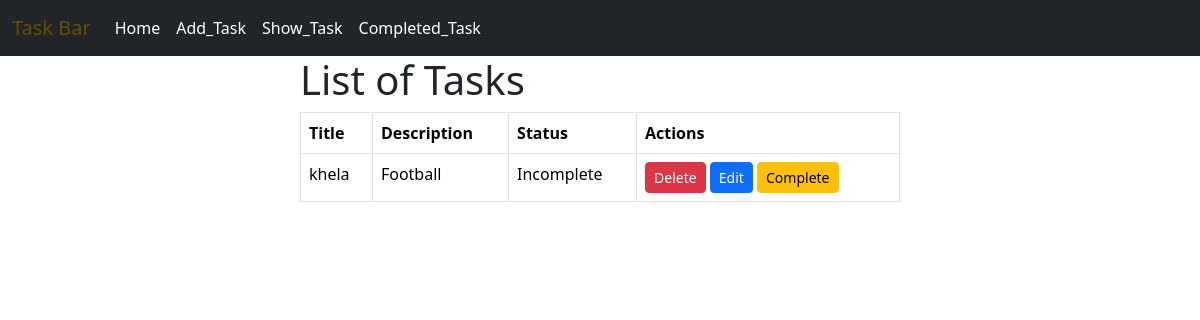
Page /show_tasks/ on the committed database.
### to_do/models.py (models this page shows)
class TaskModel(models.Model):
    taskTitle = models.CharField(max_length=300)
    taskDescription = models.TextField()
    is_completed = models.BooleanField(default=False)

### to_do/views.py (the view)
# urls.py: path('show_tasks/', show_tasks, name='show_tasks'),
def show_tasks(request):
    tasks = TaskModel.objects.filter(is_completed=False)
    return render(request, 'show_tasks.html', {'tasks': tasks})

### to_do/templates/show_tasks.html
{% extends 'base.html' %}
{% block content %}
<div style="width:50%;margin:auto">
    <h1>List of Tasks</h1>
    <table class="table table-bordered table-white">
        <thead>
          <tr>
            <th scope="col">Title</th>
            <th scope="col">Description</th>
            <th scope="col">Status</th>
            <th scope="col">Actions</th>
          </tr>
        </thead>
        <tbody>
            {% for task in tasks %}
            <tr>
                <td>{{task.taskTitle}}</td>
                <td>{{task.taskDescription}}</td>
                <td>
                    {% if task.is_completed %}
                        Complete
                    {% else %}
                        Incomplete
                    {% endif %}
                </td>
                <td>
                    <a href="{% url 'delete_task' taskTitle=task.taskTitle %}" class="btn btn-danger btn-sm">Delete</a>
                    <a href="{% url 'edit_task' taskTitle=task.taskTitle %}" class="btn btn-primary btn-sm">Edit</a>
                    <a href="{% url 'complete_task' taskTitle=task.taskTitle %}" class="btn btn-warning btn-sm">Complete</a>
                </td>
              </tr>
            {% endfor %}
        </tbody>
      </table>
</div>
{% endblock %}

### rows in the picture
TaskModel: taskTitle "khela", taskDescription "Football", is_completed "Incomplete"
